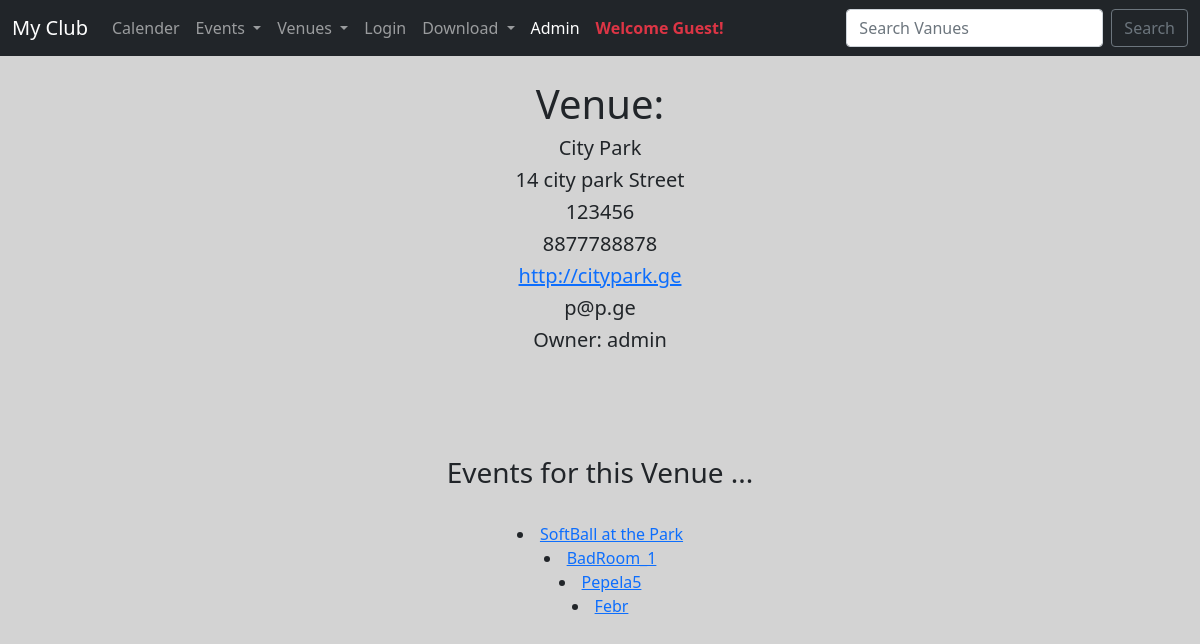
The app's page /venue/1/ with its own data.
### events/models.py (models this page shows, shortened)
class Venue(models.Model):
    name =      models.CharField('Venue Name', max_length=120)
    address =   models.CharField(max_length=220)
    zip_code =  models.CharField('Zip Code', max_length=15)
    phone =     models.CharField('Contact Phone', max_length=120, blank=True)
    web =       models.URLField('Website Address', blank=True)
    email_address = models.EmailField('Email Address', blank=True)
    owner = models.IntegerField("Venue Owner", blank=False, default=1)
    venue_image = models.ImageField(null=True, blank=True, upload_to='images/')

class Event(models.Model):
    name =      models.CharField('Event Name', max_length=120)
    event_date = models.DateTimeField()
    venue  =    models.ForeignKey(Venue, blank=True, null=True, on_delete=models.CASCADE)
    manager =   models.ForeignKey(User, blank=True, null=True, on_delete=models.SET_NULL)
    description = models.TextField(blank=True, null=True)
    attendees = models.ManyToManyField(MyClubUser, blank=True)
    approved = models.BooleanField('Aprrovedd', default=False)
    def __str__(self) -> str:
        return self.name

### events/views.py (the view)
# urls.py: path('venue/<venue_id>/', views.venue_detail,  name='venue_detail'),
def venue_detail(request, venue_id):
    venue = Venue.objects.get(pk=venue_id)
    events = venue.event_set.all()
    venue_owner = User.objects.get(pk=venue.owner)
    return render(request, 'events/venue_detail.html', {
        'events':events, 'venue':venue, 'venue_owner':venue_owner
        })

### events/templates/events/venue_detail.html (shortened to what this page needs)
{% extends 'events/base.html' %}
{% block content %}
<center>
<h1>Venue:</h1>
<h5> {{ venue.name }} </h5>
<h5> {{ venue.address }} </h5>
<h5> {{ venue.zip_code }} </h5>
<h5> {{ venue.phone }} </h5>
<h5><a href="{{ venue.web }}">
 {{ venue.web }}
</a> </h5>
<h5> {{ venue.email_address }} </h5>
<h5>Owner: {{ venue_owner }} </h5>
    <br>
<br>
<br>
<br>
<h3>
    Events for this Venue ...
</h3>
<br>
{% if events %}
{% for item in events %}
<li>
    <a href="{% url 'show_event' item.pk %}">
        {{item}}
    </a>
</li>
{%endfor%}
{% else %}
<h4>No Events Sceduled At This Time.</h4>
{%endif%}
</center>
{% endblock %}

### events/templates/events/base.html (style rules this page uses)
body { background: lightgrey; }

### records on screen
Venue: name "City Park", address "14 city park Street", zip_code "123456", phone "8877788878", web "http://citypark.ge", email_address "p@p.ge"
Event: name "SoftBall at the Park"
Event: name "BadRoom_1"
Event: name "Pepela5"
Event: name "Febr"

### other values on screen
{{ venue_owner }} "admin"
